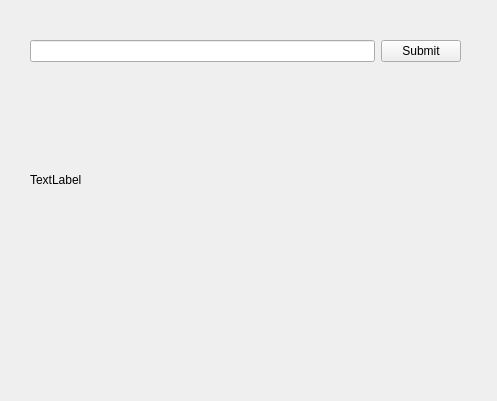
<?xml version="1.0" encoding="UTF-8"?>
<ui version="4.0">
 <class>Form</class>
 <widget class="QWidget" name="Form">
  <property name="geometry">
   <rect>
    <x>0</x>
    <y>0</y>
    <width>497</width>
    <height>401</height>
   </rect>
  </property>
  <property name="windowTitle">
   <string>Form</string>
  </property>
  <widget class="QWidget" name="verticalLayoutWidget">
   <property name="geometry">
    <rect>
     <x>30</x>
     <y>40</y>
     <width>431</width>
     <height>251</height>
    </rect>
   </property>
   <layout class="QVBoxLayout" name="verticalLayout">
    <item>
     <layout class="QHBoxLayout" name="horizontalLayout">
      <item>
       <widget class="QLineEdit" name="username_input"/>
      </item>
      <item>
       <widget class="QPushButton" name="submit_button">
        <property name="text">
         <string>Submit</string>
        </property>
       </widget>
      </item>
     </layout>
    </item>
    <item>
     <widget class="QLabel" name="feedback_text">
      <property name="text">
       <string>TextLabel</string>
      </property>
     </widget>
    </item>
   </layout>
  </widget>
 </widget>
 <resources/>
 <connections/>
</ui>
